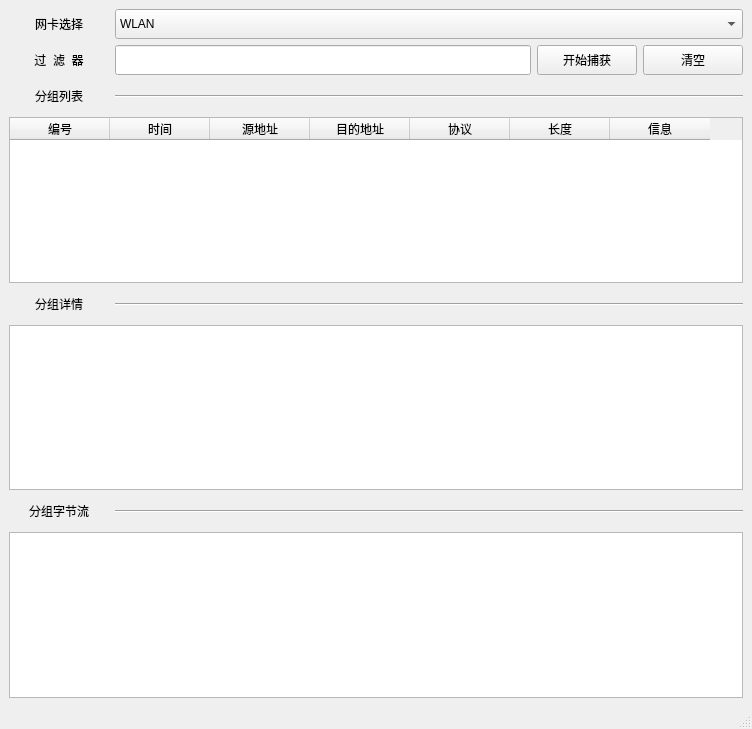
<?xml version="1.0" encoding="UTF-8"?>
<ui version="4.0">
 <class>MainWindow</class>
 <widget class="QMainWindow" name="MainWindow">
  <property name="geometry">
   <rect>
    <x>0</x>
    <y>0</y>
    <width>752</width>
    <height>729</height>
   </rect>
  </property>
  <property name="windowTitle">
   <string>Network Capture</string>
  </property>
  <property name="styleSheet">
   <string notr="true">*{
	font-family:微软雅黑;
}</string>
  </property>
  <widget class="QWidget" name="centralwidget">
   <layout class="QVBoxLayout" name="verticalLayout">
    <item>
     <layout class="QHBoxLayout" name="horizontalLayout_5" stretch="0,0">
      <item>
       <widget class="QLabel" name="label">
        <property name="minimumSize">
         <size>
          <width>100</width>
          <height>30</height>
         </size>
        </property>
        <property name="maximumSize">
         <size>
          <width>100</width>
          <height>16777215</height>
         </size>
        </property>
        <property name="layoutDirection">
         <enum>Qt::LeftToRight</enum>
        </property>
        <property name="autoFillBackground">
         <bool>true</bool>
        </property>
        <property name="text">
         <string>网卡选择</string>
        </property>
        <property name="alignment">
         <set>Qt::AlignCenter</set>
        </property>
        <property name="wordWrap">
         <bool>false</bool>
        </property>
        <property name="textInteractionFlags">
         <set>Qt::LinksAccessibleByMouse</set>
        </property>
       </widget>
      </item>
      <item>
       <widget class="QComboBox" name="IfaceChoose">
        <property name="minimumSize">
         <size>
          <width>500</width>
          <height>30</height>
         </size>
        </property>
        <property name="currentText">
         <string>WLAN</string>
        </property>
        <item>
         <property name="text">
          <string>WLAN</string>
         </property>
        </item>
        <item>
         <property name="text">
          <string>以太网</string>
         </property>
        </item>
       </widget>
      </item>
     </layout>
    </item>
    <item>
     <layout class="QHBoxLayout" name="horizontalLayout_4">
      <item>
       <widget class="QLabel" name="label_2">
        <property name="minimumSize">
         <size>
          <width>100</width>
          <height>30</height>
         </size>
        </property>
        <property name="maximumSize">
         <size>
          <width>100</width>
          <height>16777215</height>
         </size>
        </property>
        <property name="text">
         <string>过  滤  器</string>
        </property>
        <property name="alignment">
         <set>Qt::AlignCenter</set>
        </property>
       </widget>
      </item>
      <item>
       <widget class="QLineEdit" name="FilterInput">
        <property name="minimumSize">
         <size>
          <width>200</width>
          <height>30</height>
         </size>
        </property>
       </widget>
      </item>
      <item>
       <widget class="QPushButton" name="Start">
        <property name="minimumSize">
         <size>
          <width>100</width>
          <height>30</height>
         </size>
        </property>
        <property name="text">
         <string>开始捕获</string>
        </property>
       </widget>
      </item>
      <item>
       <widget class="QPushButton" name="Clear">
        <property name="minimumSize">
         <size>
          <width>100</width>
          <height>30</height>
         </size>
        </property>
        <property name="text">
         <string>清空</string>
        </property>
       </widget>
      </item>
     </layout>
    </item>
    <item>
     <layout class="QHBoxLayout" name="horizontalLayout_3" stretch="0,0">
      <item>
       <widget class="QLabel" name="label_3">
        <property name="minimumSize">
         <size>
          <width>100</width>
          <height>30</height>
         </size>
        </property>
        <property name="maximumSize">
         <size>
          <width>100</width>
          <height>16777215</height>
         </size>
        </property>
        <property name="text">
         <string>分组列表</string>
        </property>
        <property name="alignment">
         <set>Qt::AlignCenter</set>
        </property>
       </widget>
      </item>
      <item>
       <widget class="Line" name="line">
        <property name="minimumSize">
         <size>
          <width>500</width>
          <height>20</height>
         </size>
        </property>
        <property name="orientation">
         <enum>Qt::Horizontal</enum>
        </property>
       </widget>
      </item>
     </layout>
    </item>
    <item>
     <widget class="QTableWidget" name="PacketTableView">
      <property name="minimumSize">
       <size>
        <width>600</width>
        <height>150</height>
       </size>
      </property>
      <column>
       <property name="text">
        <string>编号</string>
       </property>
      </column>
      <column>
       <property name="text">
        <string>时间</string>
       </property>
      </column>
      <column>
       <property name="text">
        <string>源地址</string>
       </property>
      </column>
      <column>
       <property name="text">
        <string>目的地址</string>
       </property>
      </column>
      <column>
       <property name="text">
        <string>协议</string>
       </property>
      </column>
      <column>
       <property name="text">
        <string>长度</string>
       </property>
      </column>
      <column>
       <property name="text">
        <string>信息</string>
       </property>
      </column>
     </widget>
    </item>
    <item>
     <layout class="QHBoxLayout" name="horizontalLayout_2" stretch="0,0">
      <item>
       <widget class="QLabel" name="label_4">
        <property name="minimumSize">
         <size>
          <width>100</width>
          <height>30</height>
         </size>
        </property>
        <property name="maximumSize">
         <size>
          <width>100</width>
          <height>16777215</height>
         </size>
        </property>
        <property name="text">
         <string>分组详情</string>
        </property>
        <property name="alignment">
         <set>Qt::AlignCenter</set>
        </property>
       </widget>
      </item>
      <item>
       <widget class="Line" name="line_2">
        <property name="minimumSize">
         <size>
          <width>500</width>
          <height>20</height>
         </size>
        </property>
        <property name="orientation">
         <enum>Qt::Horizontal</enum>
        </property>
       </widget>
      </item>
     </layout>
    </item>
    <item>
     <widget class="QTreeView" name="PacketTreeView">
      <property name="minimumSize">
       <size>
        <width>600</width>
        <height>150</height>
       </size>
      </property>
      <property name="layoutDirection">
       <enum>Qt::RightToLeft</enum>
      </property>
     </widget>
    </item>
    <item>
     <layout class="QHBoxLayout" name="horizontalLayout" stretch="0,0">
      <item>
       <widget class="QLabel" name="label_5">
        <property name="minimumSize">
         <size>
          <width>100</width>
          <height>30</height>
         </size>
        </property>
        <property name="maximumSize">
         <size>
          <width>100</width>
          <height>16777215</height>
         </size>
        </property>
        <property name="text">
         <string>分组字节流</string>
        </property>
        <property name="alignment">
         <set>Qt::AlignCenter</set>
        </property>
       </widget>
      </item>
      <item>
       <widget class="Line" name="line_3">
        <property name="minimumSize">
         <size>
          <width>500</width>
          <height>20</height>
         </size>
        </property>
        <property name="orientation">
         <enum>Qt::Horizontal</enum>
        </property>
       </widget>
      </item>
     </layout>
    </item>
    <item>
     <widget class="QTextBrowser" name="PacketHexView">
      <property name="minimumSize">
       <size>
        <width>600</width>
        <height>150</height>
       </size>
      </property>
     </widget>
    </item>
   </layout>
  </widget>
  <widget class="QMenuBar" name="menubar">
   <property name="geometry">
    <rect>
     <x>0</x>
     <y>0</y>
     <width>752</width>
     <height>30</height>
    </rect>
   </property>
  </widget>
  <widget class="QStatusBar" name="statusbar"/>
 </widget>
 <resources/>
 <connections/>
</ui>
